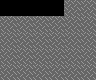

This is a level from a 2D game, rendered from its Tiled map with the project's own tilesets. A one-line summary and the complete map file follow:
An orthogonal 6x5 tile map with 16x16 px tiles, 1 tile layer (Tile Layer 1), 2 tilesets and 5 objects.

<map version="1.10" tiledversion="1.10.2" orientation="orthogonal" renderorder="right-down" width="6" height="5" tilewidth="16" tileheight="16" infinite="0" nextlayerid="3" nextobjectid="6">
 <tileset firstgid="1" source="../../../../tools/soko/templateTiledProject/tilesheet.tsx" />
 <tileset firstgid="65" source="../../../../tools/soko/templateTiledProject/soko_entities.tsx" />
 <layer id="1" name="Tile Layer 1" width="6" height="5">
  <data encoding="csv">
0,0,0,0,2,2,
2,2,2,2,2,2,
2,2,2,2,2,2,
2,2,2,2,2,2,
2,2,2,2,2,2
</data>
 </layer>
 <objectgroup id="2" name="entities">
  <object id="1" gid="65" x="80" y="16" width="16" height="16">
   <properties>
    <property name="gamemode" value="SOKO_EULER" />
   </properties>
  </object>
  <object id="2" gid="66" x="32" y="48" width="16" height="16" />
  <object id="3" gid="66" x="32" y="64" width="16" height="16" />
  <object id="4" gid="66" x="48" y="64" width="16" height="16" />
  <object id="5" gid="66" x="48" y="48" width="16" height="16" />
 </objectgroup>
</map>
